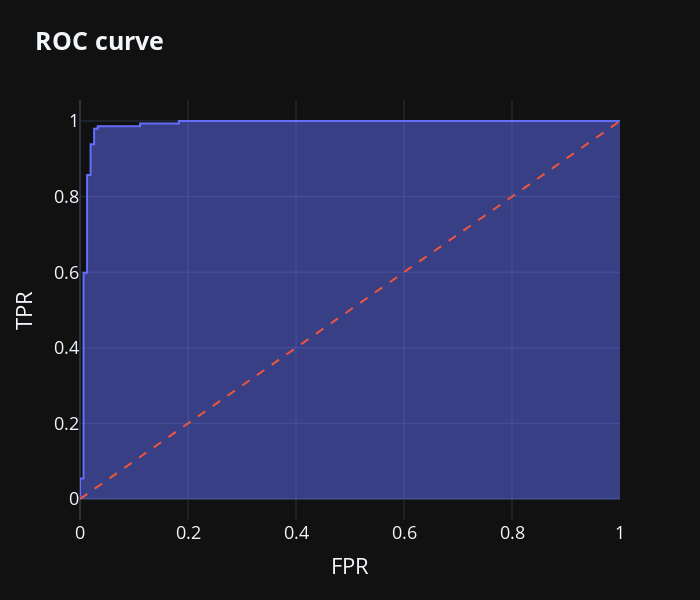

Source (notebook cell):
### Code cell
from metrics import roc_curve_plot, auc_roc

y_prob = model(x_test).detach().cpu().numpy().flatten()
print(f'AUC-ROC: {auc_roc(y_test, y_prob)}')
roc_curve_plot(y_test, y_prob, fill=True)

### Figure 1 — Plotly figure (JSON) as saved in the notebook; plotly's stock layout.template omitted (floating-point values rounded to 4 significant figures; data arrays with more than 128 entries replaced by an {"elided": "..."} marker saying what was removed)
{"data": [{"fillpattern": {"shape": ""}, "hovertemplate": "FPR=%{x}<br>TPR=%{y}<extra></extra>", "legendgroup": "", "line": {"color": "#636efa"}, "marker": {"symbol": "circle"}, "mode": "lines", "name": "", "orientation": "v", "showlegend": false, "stackgroup": "1", "x": {"elided": "300 float values"}, "xaxis": "x", "y": {"elided": "300 float values"}, "yaxis": "y", "type": "scatter"}, {"line": {"dash": "dash"}, "mode": "lines", "showlegend": false, "x": [0, 1], "y": [0, 1], "type": "scatter"}], "layout": {"xaxis": {"anchor": "y", "domain": [0.0, 1.0], "title": {"text": "FPR"}}, "yaxis": {"anchor": "x", "domain": [0.0, 1.0], "title": {"text": "TPR"}}, "legend": {"tracegroupgap": 0}, "title": {"text": "<b>ROC curve</b>"}, "font": {"size": 18}, "autosize": false, "width": 700, "height": 600}}
